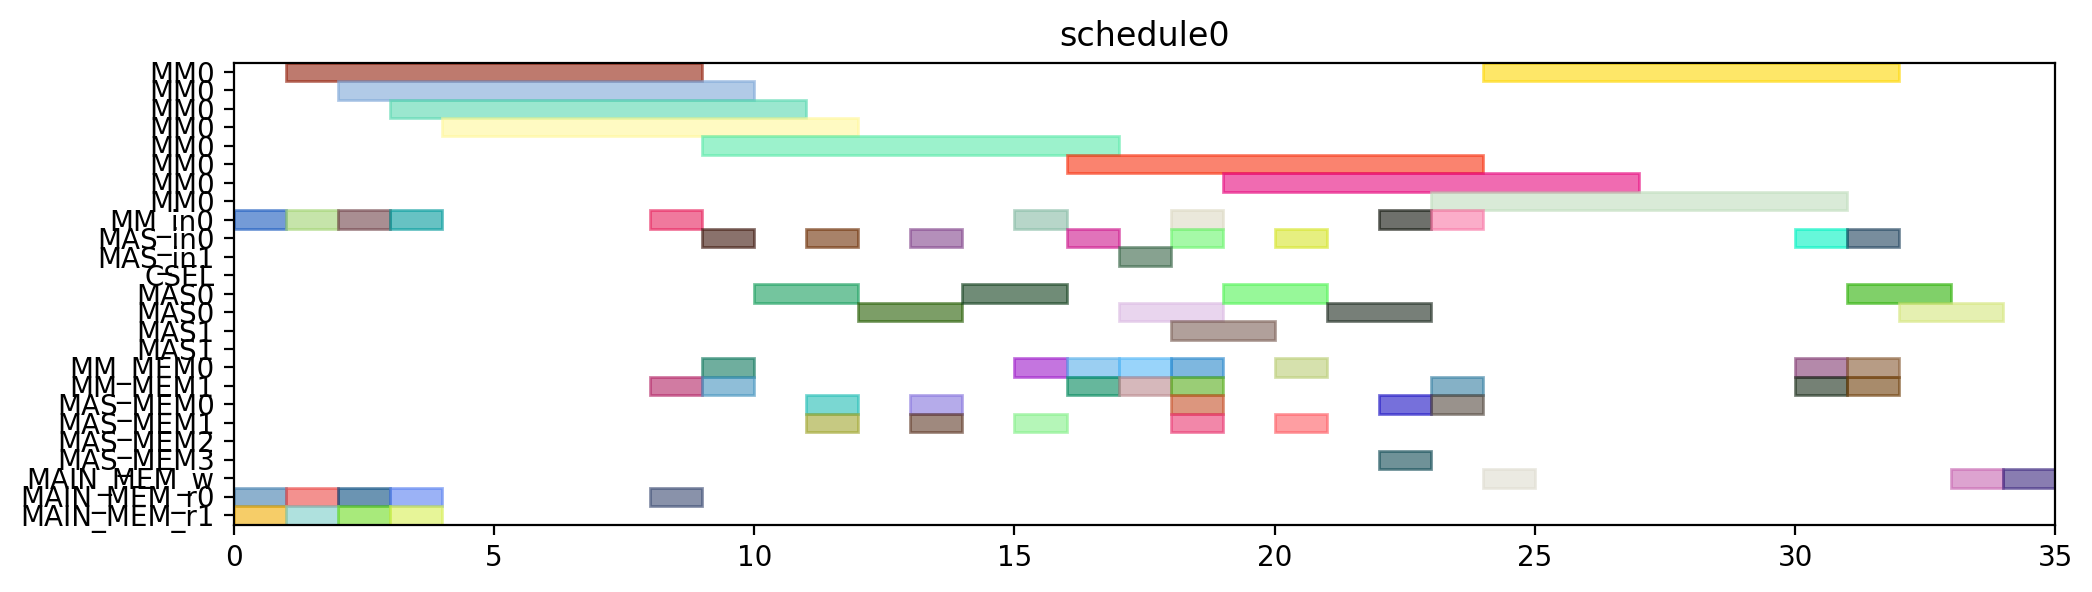

Reproduce this figure in Python.
from pyschedule import Scenario, solvers, plotters, alt


def solve():
	horizon = 120
	S = Scenario("schedule0", horizon=horizon)

	# resource
	MM = S.Resources('MM', num=1, size=8)
	MM_in = S.Resources('MM_in', num=1)
	MAS_in = S.Resources('MAS_in', num=2)
	CSEL = S.Resource('CSEL')
	MAS = S.Resources('MAS', num=2, size=2, periods=range(1, horizon))
	MM_MEM = S.Resources('MM_MEM', num=2)
	MAS_MEM = S.Resources('MAS_MEM', num=4)
	MAIN_MEM_w = S.Resource('MAIN_MEM_w', size=1)
	MAIN_MEM_r = S.Resources('MAIN_MEM_r', num=2)

	# result of previous scheduling

	# new tasks
	t0 = S.Task('t0', length=8, delay_cost=1)
	t0 += alt(MM)
	t0_in = S.Task('t0_in', length=1, delay_cost=1)
	t0_in += alt(MM_in)
	S += t0_in*MM_in[0]<=t0*MM[0]
	t0_mem0 = S.Task('t0_mem0', length=1, delay_cost=1)
	t0_mem0 += MAIN_MEM_r[0]
	S += t0_mem0 <= t0

	t0_mem1 = S.Task('t0_mem1', length=1, delay_cost=1)
	t0_mem1 += MAIN_MEM_r[1]
	S += t0_mem1 <= t0

	t3 = S.Task('t3', length=8, delay_cost=1)
	t3 += alt(MM)
	t3_in = S.Task('t3_in', length=1, delay_cost=1)
	t3_in += alt(MM_in)
	S += t3_in*MM_in[0]<=t3*MM[0]
	t3_mem0 = S.Task('t3_mem0', length=1, delay_cost=1)
	t3_mem0 += MAIN_MEM_r[0]
	S += t3_mem0 <= t3

	t3_mem1 = S.Task('t3_mem1', length=1, delay_cost=1)
	t3_mem1 += MAIN_MEM_r[1]
	S += t3_mem1 <= t3

	t1 = S.Task('t1', length=8, delay_cost=1)
	t1 += alt(MM)
	t1_in = S.Task('t1_in', length=1, delay_cost=1)
	t1_in += alt(MM_in)
	S += t1_in*MM_in[0]<=t1*MM[0]
	t1_mem0 = S.Task('t1_mem0', length=1, delay_cost=1)
	t1_mem0 += MAIN_MEM_r[0]
	S += t1_mem0 <= t1

	t1_mem1 = S.Task('t1_mem1', length=1, delay_cost=1)
	t1_mem1 += MAIN_MEM_r[1]
	S += t1_mem1 <= t1

	t2 = S.Task('t2', length=8, delay_cost=1)
	t2 += alt(MM)
	t2_in = S.Task('t2_in', length=1, delay_cost=1)
	t2_in += alt(MM_in)
	S += t2_in*MM_in[0]<=t2*MM[0]
	t2_mem0 = S.Task('t2_mem0', length=1, delay_cost=1)
	t2_mem0 += MAIN_MEM_r[0]
	S += t2_mem0 <= t2

	t2_mem1 = S.Task('t2_mem1', length=1, delay_cost=1)
	t2_mem1 += MAIN_MEM_r[1]
	S += t2_mem1 <= t2

	t4 = S.Task('t4', length=8, delay_cost=1)
	t4 += alt(MM)
	t4_in = S.Task('t4_in', length=1, delay_cost=1)
	t4_in += alt(MM_in)
	S += t4_in*MM_in[0]<=t4*MM[0]
	t4_mem0 = S.Task('t4_mem0', length=1, delay_cost=1)
	t4_mem0 += MAIN_MEM_r[0]
	S += t4_mem0 <= t4

	t4_mem1 = S.Task('t4_mem1', length=1, delay_cost=1)
	t4_mem1 += alt(MM_MEM)
	S += (t2*MM[0])-1 < t4_mem1*MM_MEM[1]
	S += t4_mem1 <= t4

	t5 = S.Task('t5', length=2, delay_cost=1)
	t5 += alt(MAS)
	t5_in = S.Task('t5_in', length=1, delay_cost=1)
	t5_in += alt(MAS_in)
	S += t5_in*MAS_in[0]<=t5*MAS[0]

	S += t5_in*MAS_in[1]<=t5*MAS[1]

	t5_mem0 = S.Task('t5_mem0', length=1, delay_cost=1)
	t5_mem0 += alt(MM_MEM)
	S += (t0*MM[0])-1 < t5_mem0*MM_MEM[0]
	S += t5_mem0 <= t5

	t5_mem1 = S.Task('t5_mem1', length=1, delay_cost=1)
	t5_mem1 += alt(MM_MEM)
	S += (t0*MM[0])-1 < t5_mem1*MM_MEM[1]
	S += t5_mem1 <= t5

	t6 = S.Task('t6', length=2, delay_cost=1)
	t6 += alt(MAS)
	t6_in = S.Task('t6_in', length=1, delay_cost=1)
	t6_in += alt(MAS_in)
	S += t6_in*MAS_in[0]<=t6*MAS[0]

	S += t6_in*MAS_in[1]<=t6*MAS[1]

	t6_mem0 = S.Task('t6_mem0', length=1, delay_cost=1)
	t6_mem0 += alt(MAS_MEM)
	S += (t5*MAS[0])-1 < t6_mem0*MAS_MEM[0]
	S += (t5*MAS[1])-1 < t6_mem0*MAS_MEM[2]
	S += t6_mem0 <= t6

	t6_mem1 = S.Task('t6_mem1', length=1, delay_cost=1)
	t6_mem1 += alt(MAS_MEM)
	S += (t5*MAS[0])-1 < t6_mem1*MAS_MEM[1]
	S += (t5*MAS[1])-1 < t6_mem1*MAS_MEM[3]
	S += t6_mem1 <= t6

	t9 = S.Task('t9', length=2, delay_cost=1)
	t9 += alt(MAS)
	t9_in = S.Task('t9_in', length=1, delay_cost=1)
	t9_in += alt(MAS_in)
	S += t9_in*MAS_in[0]<=t9*MAS[0]

	S += t9_in*MAS_in[1]<=t9*MAS[1]

	t9_mem0 = S.Task('t9_mem0', length=1, delay_cost=1)
	t9_mem0 += alt(MM_MEM)
	S += (t0*MM[0])-1 < t9_mem0*MM_MEM[0]
	S += t9_mem0 <= t9

	t9_mem1 = S.Task('t9_mem1', length=1, delay_cost=1)
	t9_mem1 += alt(MM_MEM)
	S += (t4*MM[0])-1 < t9_mem1*MM_MEM[1]
	S += t9_mem1 <= t9

	t10 = S.Task('t10', length=2, delay_cost=1)
	t10 += alt(MAS)
	t10_in = S.Task('t10_in', length=1, delay_cost=1)
	t10_in += alt(MAS_in)
	S += t10_in*MAS_in[0]<=t10*MAS[0]

	S += t10_in*MAS_in[1]<=t10*MAS[1]

	t10_mem0 = S.Task('t10_mem0', length=1, delay_cost=1)
	t10_mem0 += alt(MM_MEM)
	S += (t4*MM[0])-1 < t10_mem0*MM_MEM[0]
	S += t10_mem0 <= t10

	t10_mem1 = S.Task('t10_mem1', length=1, delay_cost=1)
	t10_mem1 += alt(MM_MEM)
	S += (t4*MM[0])-1 < t10_mem1*MM_MEM[1]
	S += t10_mem1 <= t10

	t7 = S.Task('t7', length=2, delay_cost=1)
	t7 += alt(MAS)
	t7_in = S.Task('t7_in', length=1, delay_cost=1)
	t7_in += alt(MAS_in)
	S += t7_in*MAS_in[0]<=t7*MAS[0]

	S += t7_in*MAS_in[1]<=t7*MAS[1]

	t7_mem0 = S.Task('t7_mem0', length=1, delay_cost=1)
	t7_mem0 += alt(MAS_MEM)
	S += (t6*MAS[0])-1 < t7_mem0*MAS_MEM[0]
	S += (t6*MAS[1])-1 < t7_mem0*MAS_MEM[2]
	S += t7_mem0 <= t7

	t7_mem1 = S.Task('t7_mem1', length=1, delay_cost=1)
	t7_mem1 += alt(MAS_MEM)
	S += (t6*MAS[0])-1 < t7_mem1*MAS_MEM[1]
	S += (t6*MAS[1])-1 < t7_mem1*MAS_MEM[3]
	S += t7_mem1 <= t7

	t11 = S.Task('t11', length=2, delay_cost=1)
	t11 += alt(MAS)
	t11_in = S.Task('t11_in', length=1, delay_cost=1)
	t11_in += alt(MAS_in)
	S += t11_in*MAS_in[0]<=t11*MAS[0]

	S += t11_in*MAS_in[1]<=t11*MAS[1]

	t11_mem0 = S.Task('t11_mem0', length=1, delay_cost=1)
	t11_mem0 += alt(MAS_MEM)
	S += (t10*MAS[0])-1 < t11_mem0*MAS_MEM[0]
	S += (t10*MAS[1])-1 < t11_mem0*MAS_MEM[2]
	S += t11_mem0 <= t11

	t11_mem1 = S.Task('t11_mem1', length=1, delay_cost=1)
	t11_mem1 += alt(MM_MEM)
	S += (t4*MM[0])-1 < t11_mem1*MM_MEM[1]
	S += t11_mem1 <= t11

	t8 = S.Task('t8', length=8, delay_cost=1)
	t8 += alt(MM)
	t8_in = S.Task('t8_in', length=1, delay_cost=1)
	t8_in += alt(MM_in)
	S += t8_in*MM_in[0]<=t8*MM[0]
	t8_mem0 = S.Task('t8_mem0', length=1, delay_cost=1)
	t8_mem0 += alt(MM_MEM)
	S += (t4*MM[0])-1 < t8_mem0*MM_MEM[0]
	S += t8_mem0 <= t8

	t8_mem1 = S.Task('t8_mem1', length=1, delay_cost=1)
	t8_mem1 += alt(MAS_MEM)
	S += (t7*MAS[0])-1 < t8_mem1*MAS_MEM[1]
	S += (t7*MAS[1])-1 < t8_mem1*MAS_MEM[3]
	S += t8_mem1 <= t8

	new_PZ = S.Task('new_PZ', length=8, delay_cost=1)
	new_PZ += alt(MM)
	new_PZ_in = S.Task('new_PZ_in', length=1, delay_cost=1)
	new_PZ_in += alt(MM_in)
	S += new_PZ_in*MM_in[0]<=new_PZ*MM[0]
	S += 0<new_PZ

	new_PZ_w = S.Task('new_PZ_w', length=1, delay_cost=1)
	new_PZ_w += alt(MAIN_MEM_w)
	S += new_PZ <= new_PZ_w

	new_PZ_mem0 = S.Task('new_PZ_mem0', length=1, delay_cost=1)
	new_PZ_mem0 += alt(MM_MEM)
	S += (t1*MM[0])-1 < new_PZ_mem0*MM_MEM[0]
	S += new_PZ_mem0 <= new_PZ

	new_PZ_mem1 = S.Task('new_PZ_mem1', length=1, delay_cost=1)
	new_PZ_mem1 += alt(MAS_MEM)
	S += (t7*MAS[0])-1 < new_PZ_mem1*MAS_MEM[1]
	S += (t7*MAS[1])-1 < new_PZ_mem1*MAS_MEM[3]
	S += new_PZ_mem1 <= new_PZ

	t12 = S.Task('t12', length=2, delay_cost=1)
	t12 += alt(MAS)
	t12_in = S.Task('t12_in', length=1, delay_cost=1)
	t12_in += alt(MAS_in)
	S += t12_in*MAS_in[0]<=t12*MAS[0]

	S += t12_in*MAS_in[1]<=t12*MAS[1]

	t12_mem0 = S.Task('t12_mem0', length=1, delay_cost=1)
	t12_mem0 += alt(MM_MEM)
	S += (t0*MM[0])-1 < t12_mem0*MM_MEM[0]
	S += t12_mem0 <= t12

	t12_mem1 = S.Task('t12_mem1', length=1, delay_cost=1)
	t12_mem1 += alt(MAS_MEM)
	S += (t11*MAS[0])-1 < t12_mem1*MAS_MEM[1]
	S += (t11*MAS[1])-1 < t12_mem1*MAS_MEM[3]
	S += t12_mem1 <= t12

	t13 = S.Task('t13', length=8, delay_cost=1)
	t13 += alt(MM)
	t13_in = S.Task('t13_in', length=1, delay_cost=1)
	t13_in += alt(MM_in)
	S += t13_in*MM_in[0]<=t13*MM[0]
	t13_mem0 = S.Task('t13_mem0', length=1, delay_cost=1)
	t13_mem0 += alt(MAS_MEM)
	S += (t12*MAS[0])-1 < t13_mem0*MAS_MEM[0]
	S += (t12*MAS[1])-1 < t13_mem0*MAS_MEM[2]
	S += t13_mem0 <= t13

	t13_mem1 = S.Task('t13_mem1', length=1, delay_cost=1)
	t13_mem1 += alt(MAS_MEM)
	S += (t9*MAS[0])-1 < t13_mem1*MAS_MEM[1]
	S += (t9*MAS[1])-1 < t13_mem1*MAS_MEM[3]
	S += t13_mem1 <= t13

	t14 = S.Task('t14', length=8, delay_cost=1)
	t14 += alt(MM)
	t14_in = S.Task('t14_in', length=1, delay_cost=1)
	t14_in += alt(MM_in)
	S += t14_in*MM_in[0]<=t14*MM[0]
	t14_mem0 = S.Task('t14_mem0', length=1, delay_cost=1)
	t14_mem0 += alt(MAS_MEM)
	S += (t12*MAS[0])-1 < t14_mem0*MAS_MEM[0]
	S += (t12*MAS[1])-1 < t14_mem0*MAS_MEM[2]
	S += t14_mem0 <= t14

	t14_mem1 = S.Task('t14_mem1', length=1, delay_cost=1)
	t14_mem1 += alt(MM_MEM)
	S += (t3*MM[0])-1 < t14_mem1*MM_MEM[1]
	S += t14_mem1 <= t14

	new_PY = S.Task('new_PY', length=2, delay_cost=1)
	new_PY += alt(MAS)
	new_PY_in = S.Task('new_PY_in', length=1, delay_cost=1)
	new_PY_in += alt(MAS_in)
	S += new_PY_in*MAS_in[0]<=new_PY*MAS[0]

	S += new_PY_in*MAS_in[1]<=new_PY*MAS[1]

	S += 0<new_PY

	new_PY_w = S.Task('new_PY_w', length=1, delay_cost=1)
	new_PY_w += alt(MAIN_MEM_w)
	S += new_PY <= new_PY_w

	new_PY_mem0 = S.Task('new_PY_mem0', length=1, delay_cost=1)
	new_PY_mem0 += alt(MM_MEM)
	S += (t8*MM[0])-1 < new_PY_mem0*MM_MEM[0]
	S += new_PY_mem0 <= new_PY

	new_PY_mem1 = S.Task('new_PY_mem1', length=1, delay_cost=1)
	new_PY_mem1 += alt(MM_MEM)
	S += (t13*MM[0])-1 < new_PY_mem1*MM_MEM[1]
	S += new_PY_mem1 <= new_PY

	new_PX = S.Task('new_PX', length=2, delay_cost=1)
	new_PX += alt(MAS)
	new_PX_in = S.Task('new_PX_in', length=1, delay_cost=1)
	new_PX_in += alt(MAS_in)
	S += new_PX_in*MAS_in[0]<=new_PX*MAS[0]

	S += new_PX_in*MAS_in[1]<=new_PX*MAS[1]

	S += 0<new_PX

	new_PX_w = S.Task('new_PX_w', length=1, delay_cost=1)
	new_PX_w += alt(MAIN_MEM_w)
	S += new_PX <= new_PX_w

	new_PX_mem0 = S.Task('new_PX_mem0', length=1, delay_cost=1)
	new_PX_mem0 += alt(MM_MEM)
	S += (t14*MM[0])-1 < new_PX_mem0*MM_MEM[0]
	S += new_PX_mem0 <= new_PX

	new_PX_mem1 = S.Task('new_PX_mem1', length=1, delay_cost=1)
	new_PX_mem1 += alt(MM_MEM)
	S += (t14*MM[0])-1 < new_PX_mem1*MM_MEM[1]
	S += new_PX_mem1 <= new_PX

	solvers.mip.solve(S,msg=1,kind='CPLEX',ratio_gap=1.01)

	solution = [['hoge']*len(S.solution()[1]) for i in range(len(S.solution()))]
	for i in range(len(S.solution())):
		for j in range(len(S.solution()[i])):
			solution[i][j]=str(S.solution()[i][j])
	print(solution)

	cycles = int(solution[-1][3])

	pic_file_name = "/mnt/rose/usr1/fukuda/ABE/multiRAM_multiMAS_16mux/scheduling_result/stage8MM1_stage2MAS2/EP_DBL_A_0/schedule0.png"
	if(S.solution() != []):
		plotters.matplotlib.plot(S,img_filename=pic_file_name, show_task_labels=False, fig_size=(cycles*0.25+3, 3))

	return solution
